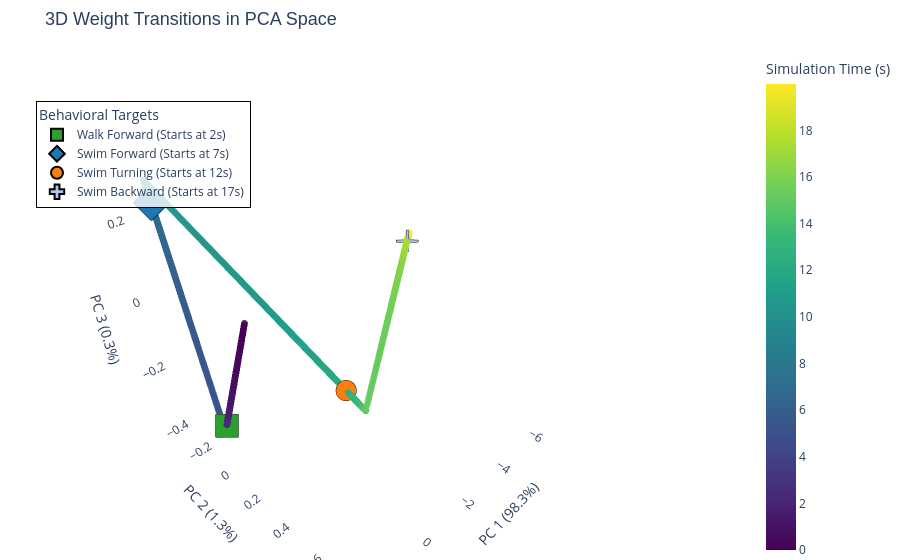

Notebook cell for this chart:
### Code cell
import numpy as np
import plotly.graph_objects as go
from sklearn.decomposition import PCA

# 1. Custom labels and styles 
# Note: Plotly 3D scatter markers differ from Matplotlib. 
# Mapped to Plotly 3D supported symbols: circle, square, diamond, cross, x
weight_files = {
    'Swim Forward': {
        'color': '#1f77b4',
        'marker': 'diamond'  # Replaced '^'
    },
    'Swim Backward': {
        'color': '#aec7e8',
        'marker': 'cross'    # Replaced 'v'
    },
    'Swim Turning': {
        'color': '#ff7f0e',
        'marker': 'circle'   # Replaced 'o'
    },
    'Swim Forward Crossing': {
        'color': '#ffbb78',
        'marker': 'diamond'  # Replaced '^'
    },
    'Walk Forward': {
        'color': '#2ca02c',
        'marker': 'square'   # Replaced 's'
    }
}

# 2. Convert the list of weight vectors into a 2D array
rbf_weights_matrix = np.array(rbf_weight_list)

# 3. Fit and transform the weights using PCA (3 Components for 3D)
pca = PCA(n_components=3)
rbf_pca = pca.fit_transform(rbf_weights_matrix)

# 4. Initialize Plotly figure
fig = go.Figure()

# Plot EVERY point, using time as the color scale to show chronological progression
fig.add_trace(go.Scatter3d(
    x=rbf_pca[:, 0], 
    y=rbf_pca[:, 1], 
    z=rbf_pca[:, 2],
    mode='markers',
    marker=dict(
        size=4,
        color=time,                # Color driven by time array
        colorscale='Viridis',      # Viridis color gradient
        opacity=0.8,
        colorbar=dict(title="Simulation Time (s)", x=1.05), # Colorbar on the right
    ),
    name='Weight Trajectory',
    showlegend=False               # Hide from legend to keep it clean
))

# 5. Explicitly mark the phase transitions
time_np = np.array(time)

transitions = [
    (2.5, 'Walk Forward'),
    (7.5, 'Swim Forward'),
    (12.5, 'Swim Turning'),
    (17.5, 'Swim Backward')
]

for t, label in transitions:
    # Find the closest index in the time array to our target transition time
    idx = np.abs(time_np - t).argmin()
    
    # Fetch style from dictionary
    color = weight_files[label]['color']
    marker_symbol = weight_files[label]['marker']
    
    # Highlight this specific transition point
    fig.add_trace(go.Scatter3d(
        x=[rbf_pca[idx, 0]], 
        y=[rbf_pca[idx, 1]], 
        z=[rbf_pca[idx, 2]],
        mode='markers',
        marker=dict(
            size=12,               # Larger size for the key points
            color=color, 
            symbol=marker_symbol,
            line=dict(color='black', width=2) # Black border for contrast
        ),
        name=f"{label} (Starts at {int(t)}s)"
    ))

# 6. Aesthetics, Labels, and Layout
evr = pca.explained_variance_ratio_ * 100

fig.update_layout(
    title=dict(text='3D Weight Transitions in PCA Space', font=dict(size=18, family="Arial")),
    scene=dict(
        xaxis_title=f'PC 1 ({evr[0]:.1f}%)',
        yaxis_title=f'PC 2 ({evr[1]:.1f}%)',
        zaxis_title=f'PC 3 ({evr[2]:.1f}%)',
        xaxis=dict(backgroundcolor="rgba(240, 240, 240, 0.8)"),
        yaxis=dict(backgroundcolor="rgba(240, 240, 240, 0.8)"),
        zaxis=dict(backgroundcolor="rgba(240, 240, 240, 0.8)")
    ),
    legend=dict(
        title="Behavioral Targets",
        yanchor="top",
        y=0.9,
        xanchor="left",
        x=0.05,
        bgcolor="rgba(255, 255, 255, 0.8)", # Slight white background behind legend
        bordercolor="Black",
        borderwidth=1
    ),
    margin=dict(l=0, r=0, b=0, t=50) # Tighter margins for 3D plot
)

# Render the interactive plot in the browser / notebook
fig.show()

# Optional: Save as an interactive HTML file you can open in Chrome/Edge
fig.write_html('rbf_weights_pca_3d.html')

### Figure 1 — Plotly figure (JSON) as saved in the notebook; plotly's stock layout.template omitted (floating-point values rounded to 4 significant figures; data arrays with more than 128 entries replaced by an {"elided": "..."} marker saying what was removed)
{"data": [{"marker": {"color": {"elided": "2000 float values"}, "colorbar": {"title": {"text": "Simulation Time (s)"}, "x": 1.05}, "colorscale": [[0, "#440154"], [0.1111, "#482878"], [0.2222, "#3e4989"], [0.3333, "#31688e"], [0.4444, "#26828e"], [0.5556, "#1f9e89"], [0.6667, "#35b779"], [0.7778, "#6ece58"], [0.8889, "#b5de2b"], [1, "#fde725"]], "opacity": 0.8, "size": 4}, "mode": "markers", "name": "Weight Trajectory", "showlegend": false, "type": "scatter3d", "x": {"elided": "2000 float values"}, "y": {"elided": "2000 float values"}, "z": {"elided": "2000 float values"}}, {"marker": {"color": "#2ca02c", "line": {"color": "black", "width": 2}, "size": 12, "symbol": "square"}, "mode": "markers", "name": "Walk Forward (Starts at 2s)", "type": "scatter3d", "x": [1.814], "y": [-0.1627], "z": [-0.3095]}, {"marker": {"color": "#1f77b4", "line": {"color": "black", "width": 2}, "size": 12, "symbol": "diamond"}, "mode": "markers", "name": "Swim Forward (Starts at 7s)", "type": "scatter3d", "x": [1.84], "y": [-0.4503], "z": [0.2312]}, {"marker": {"color": "#ff7f0e", "line": {"color": "black", "width": 2}, "size": 12, "symbol": "circle"}, "mode": "markers", "name": "Swim Turning (Starts at 12s)", "type": "scatter3d", "x": [1.667], "y": [0.6365], "z": [0.07214]}, {"marker": {"color": "#aec7e8", "line": {"color": "black", "width": 2}, "size": 12, "symbol": "cross"}, "mode": "markers", "name": "Swim Backward (Starts at 17s)", "type": "scatter3d", "x": [-6.347], "y": [-0.04872], "z": [-0.003492]}], "layout": {"legend": {"bgcolor": "rgba(255, 255, 255, 0.8)", "bordercolor": "Black", "borderwidth": 1, "title": {"text": "Behavioral Targets"}, "x": 0.05, "xanchor": "left", "y": 0.9, "yanchor": "top"}, "margin": {"b": 0, "l": 0, "r": 0, "t": 50}, "scene": {"xaxis": {"backgroundcolor": "rgba(240, 240, 240, 0.8)", "title": {"text": "PC 1 (98.3%)"}}, "yaxis": {"backgroundcolor": "rgba(240, 240, 240, 0.8)", "title": {"text": "PC 2 (1.3%)"}}, "zaxis": {"backgroundcolor": "rgba(240, 240, 240, 0.8)", "title": {"text": "PC 3 (0.3%)"}}}, "title": {"font": {"family": "Arial", "size": 18}, "text": "3D Weight Transitions in PCA Space"}}}
